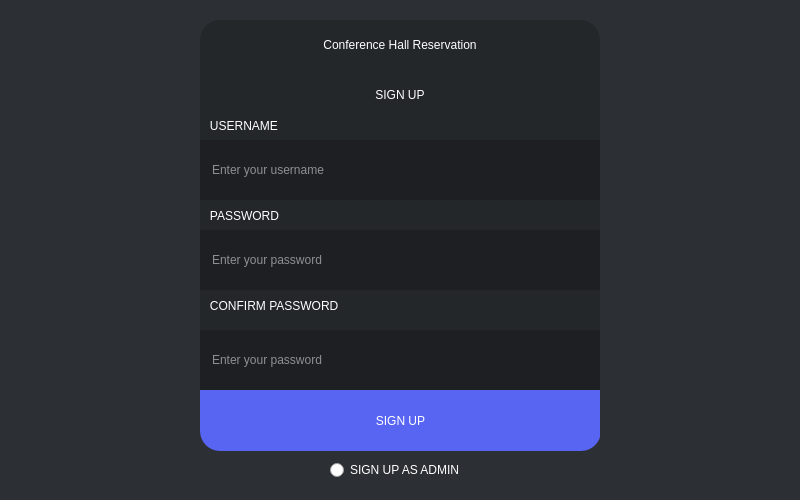
<?xml version="1.0" encoding="UTF-8"?>
<ui version="4.0">
 <class>Dialog</class>
 <widget class="QDialog" name="Dialog">
  <property name="geometry">
   <rect>
    <x>0</x>
    <y>0</y>
    <width>800</width>
    <height>500</height>
   </rect>
  </property>
  <property name="windowTitle">
   <string>Dialog</string>
  </property>
  <widget class="QWidget" name="widget" native="true">
   <property name="geometry">
    <rect>
     <x>0</x>
     <y>0</y>
     <width>801</width>
     <height>501</height>
    </rect>
   </property>
   <property name="styleSheet">
    <string notr="true">QWidget#widget{background-color:rgb(44, 47, 51)}</string>
   </property>
   <widget class="QFrame" name="loginCard">
    <property name="geometry">
     <rect>
      <x>200</x>
      <y>20</y>
      <width>400</width>
      <height>431</height>
     </rect>
    </property>
    <property name="styleSheet">
     <string notr="true">QFrame#loginCard {
    background-color: #23272A;
    border-radius: 20px;
}
</string>
    </property>
    <property name="frameShape">
     <enum>QFrame::Shape::StyledPanel</enum>
    </property>
    <property name="frameShadow">
     <enum>QFrame::Shadow::Raised</enum>
    </property>
    <widget class="QLabel" name="titleLabel">
     <property name="geometry">
      <rect>
       <x>0</x>
       <y>0</y>
       <width>400</width>
       <height>50</height>
      </rect>
     </property>
     <property name="styleSheet">
      <string notr="true">font: 900 16pt &quot;Segoe UI&quot;; color: white;</string>
     </property>
     <property name="text">
      <string>Conference Hall Reservation</string>
     </property>
     <property name="alignment">
      <set>Qt::AlignmentFlag::AlignCenter</set>
     </property>
    </widget>
    <widget class="QLabel" name="label">
     <property name="geometry">
      <rect>
       <x>0</x>
       <y>90</y>
       <width>401</width>
       <height>31</height>
      </rect>
     </property>
     <property name="styleSheet">
      <string notr="true">font: 700 10pt &quot;Segoe UI&quot;; color: rgb(255, 255, 255);</string>
     </property>
     <property name="text">
      <string>   USERNAME</string>
     </property>
    </widget>
    <widget class="QLabel" name="label_2">
     <property name="geometry">
      <rect>
       <x>0</x>
       <y>180</y>
       <width>400</width>
       <height>31</height>
      </rect>
     </property>
     <property name="styleSheet">
      <string notr="true">font: 700 10pt &quot;Segoe UI&quot;; color: rgb(255, 255, 255);</string>
     </property>
     <property name="text">
      <string>   PASSWORD</string>
     </property>
    </widget>
    <widget class="QLineEdit" name="usernameLineEdit">
     <property name="geometry">
      <rect>
       <x>0</x>
       <y>120</y>
       <width>400</width>
       <height>60</height>
      </rect>
     </property>
     <property name="styleSheet">
      <string notr="true">QLineEdit {
    background-color: #1E1F22;
    border: none;
    color: white;
    padding-left: 10px;
}
QLineEdit:focus {
    border: 1px solid #5865F2;
}
</string>
     </property>
     <property name="placeholderText">
      <string>Enter your username</string>
     </property>
    </widget>
    <widget class="QLineEdit" name="passwordLineEdit">
     <property name="geometry">
      <rect>
       <x>0</x>
       <y>210</y>
       <width>400</width>
       <height>60</height>
      </rect>
     </property>
     <property name="styleSheet">
      <string notr="true">QLineEdit {
    background-color: #1E1F22;
    border: none;
    color: white;
    padding-left: 10px;
}
QLineEdit:focus {
    border: 1px solid #5865F2;
}
</string>
     </property>
     <property name="echoMode">
      <enum>QLineEdit::EchoMode::Password</enum>
     </property>
     <property name="placeholderText">
      <string>Enter your password</string>
     </property>
    </widget>
    <widget class="QPushButton" name="SignupButton">
     <property name="geometry">
      <rect>
       <x>0</x>
       <y>370</y>
       <width>401</width>
       <height>61</height>
      </rect>
     </property>
     <property name="styleSheet">
      <string notr="true">QPushButton {
    font: 700 16pt &quot;Segoe UI&quot;;
    color: white;
    background-color: #5865F2;
    border-bottom-left-radius: 20px;
    border-bottom-right-radius: 20px;
}
QPushButton:hover {
    background-color: #4752C4;
}
</string>
     </property>
     <property name="text">
      <string>SIGN UP</string>
     </property>
    </widget>
    <widget class="QLabel" name="titleLabel_2">
     <property name="geometry">
      <rect>
       <x>0</x>
       <y>50</y>
       <width>400</width>
       <height>50</height>
      </rect>
     </property>
     <property name="styleSheet">
      <string notr="true">font: 900 16pt &quot;Segoe UI&quot;; color: white;</string>
     </property>
     <property name="text">
      <string>SIGN UP</string>
     </property>
     <property name="alignment">
      <set>Qt::AlignmentFlag::AlignCenter</set>
     </property>
    </widget>
    <widget class="QLabel" name="label_3">
     <property name="geometry">
      <rect>
       <x>0</x>
       <y>270</y>
       <width>400</width>
       <height>31</height>
      </rect>
     </property>
     <property name="styleSheet">
      <string notr="true">font: 700 10pt &quot;Segoe UI&quot;; color: rgb(255, 255, 255);</string>
     </property>
     <property name="text">
      <string>   CONFIRM PASSWORD</string>
     </property>
    </widget>
    <widget class="QLineEdit" name="ConfirmPasswordLineEdit">
     <property name="geometry">
      <rect>
       <x>0</x>
       <y>310</y>
       <width>400</width>
       <height>60</height>
      </rect>
     </property>
     <property name="styleSheet">
      <string notr="true">QLineEdit {
    background-color: #1E1F22;
    border: none;
    color: white;
    padding-left: 10px;
}
QLineEdit:focus {
    border: 1px solid #5865F2;
}
</string>
     </property>
     <property name="echoMode">
      <enum>QLineEdit::EchoMode::Password</enum>
     </property>
     <property name="placeholderText">
      <string>Enter your password</string>
     </property>
    </widget>
   </widget>
   <widget class="QRadioButton" name="AdminSignUpRadioButton">
    <property name="geometry">
     <rect>
      <x>330</x>
      <y>460</y>
      <width>141</width>
      <height>20</height>
     </rect>
    </property>
    <property name="styleSheet">
     <string notr="true">font: 700 10pt &quot;Segoe UI&quot;; color: rgb(255, 255, 255);</string>
    </property>
    <property name="text">
     <string>SIGN UP AS ADMIN</string>
    </property>
   </widget>
  </widget>
 </widget>
 <resources/>
 <connections/>
</ui>
